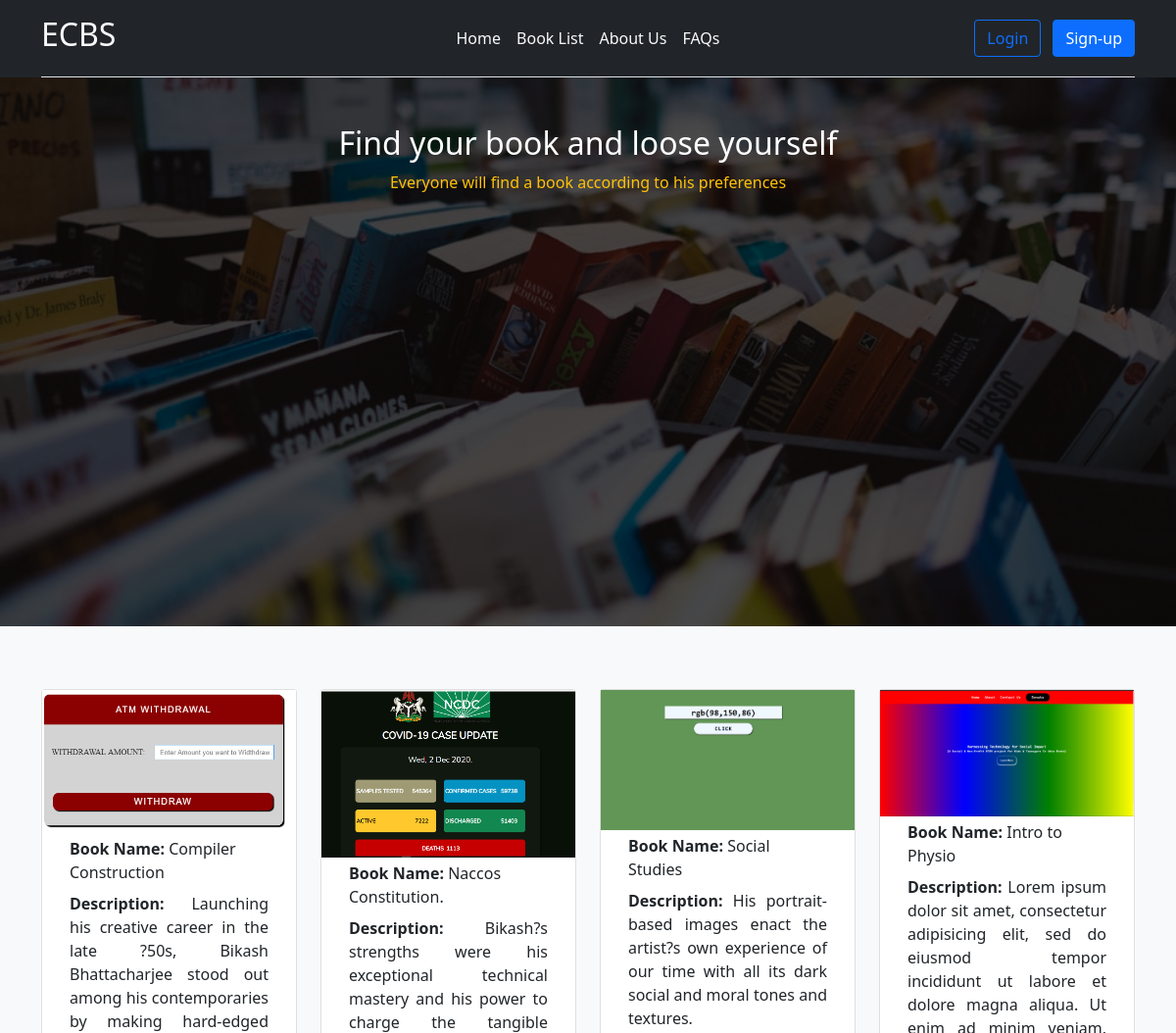
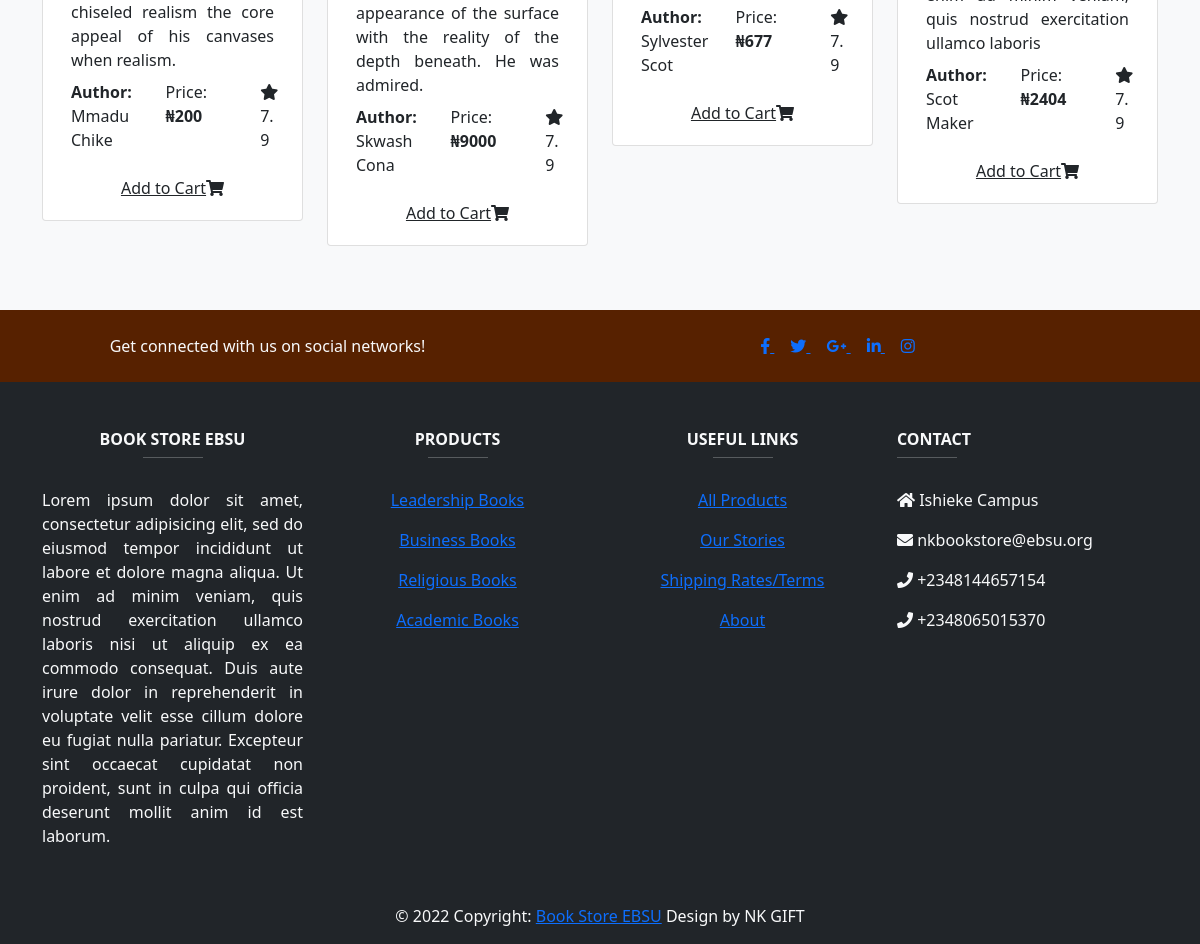
The page / on the database its author committed (2 pictures, top to bottom).
### tables this page shows
CREATE TABLE `booklists` (
  `id` int(10) NOT NULL,
  `name` varchar(30) NOT NULL,
  `description` varchar(200) NOT NULL,
  `author` varchar(20) NOT NULL,
  `price` varchar(10) NOT NULL,
  `image` varchar(100) NOT NULL
);

### server/classes/dbconnection.php (called while the page is built, shortened)
<?php
class DbConnection {
	private $host = "localhost";
	private $dbname = "nk_book_store";
	private $username = "root";
	private $password = "";
	public function __construct() {
		try {
			$this->connection = new PDO('mysql:host='.$this->host.';dbname='.$this->dbname, $this->username, $this->password);
		} catch(PDOException $ex) {
			echo $ex->getMessage();
		}
	}
}
?>

### server/classes/fetchData.php (called while the page is built, shortened)
<?php
require_once('dbconnection.php');
class fetchData extends DbConnection {
    public function displayThreeBooks(){
        $sql = "SELECT * FROM booklists LIMIT 0,4";
        $qry = $this->connection->prepare($sql);
        $exec = $qry->execute(array());
        if($qry->errorCode() == 0){
            if ($qry->rowCount() > 0) {
                return $qry->fetchAll(PDO::FETCH_ASSOC);
            }else{
                return 0;
            }
        }else{
            return array('status'=>0, 'message'=>$qry->errorInfo());
        }
    }
}
?>

### books.php (the view, shortened to what this page needs)
<?php
  require_once 'server/classes/fetchData.php';
  $fetchData = new fetchData;
  $fetchResponse = $fetchData->displayThreeBooks();
  if(is_array($fetchResponse)){
    if(isset($fetchResponse['status'])){
        '<div class="alert alert-danger">'.print_r($fetchResponse['message']).'</div>';
    }else {
      foreach($fetchResponse as $row){
        $image = $row['image'];
        $bookId = $row['id'];
        $bookName = $row['name'];
        $description = $row['description'];
        $author = $row['author'];
        $price = $row['price'];
?>
  <div class="col-3 col-sm-12 col-lg-3 py-3">
    <div class="card card--list">
      <div class="row">
        <div class="col-lg-12 col-sm-4">
          <div class="card__cover">
            <img src="upload/<?php echo $image?>" class="img-fluid" alt="Book cover Page"  height="20" style="object-fit: cover;width:100%;">
          </div>
        </div>
        <div class="px-3 py-1">
          <div class="px-4">
            <strong>Book Name:&nbsp;</strong><?php echo $bookName ?>
          </div>
          <div class="px-4 pt-2" style="text-align: justify;">
            <strong>Description:</strong>
            <?php echo $description ?>
          </div>
          <div class="container">
            <div class="row py-2">
              <p class="col-lg-5 col-sm-4"><strong>Author: </strong>
              <?php echo $author ?>
              </p>
              <p class="col-lg-5 col-sm-4">Price:
                <strong>&#8358;<?php echo $price ?></strong>
              </p>
              <p class="col-lg-2 col-sm-4">
                <span class="card__rate"><i class="fas fa-star "></i>7.9</span>
              </p>
            </div>
          </div>
          <div class="text-center pb-3">
            <span class="float-right" style="cursor: pointer;"  onclick='addToCart(<?= $bookId ?>,"<?php echo $bookName ?>", <?= $price ?>)'  >
              <a class="text-dark" data-bs-toggle="tooltip" data-bs-placement="top" title="Add to Cart">
                Add to Cart<i class="fas fa-shopping-cart ml-3"></i>
              </a>
            </span>
          </div>
        </div>
      </div>
    </div>
  </div>
<?php
}}}?>

### includes/header.php (shortened to what this page needs)
<!DOCTYPE html>
<html>
<head>
  <link href="<?php echo MULTIPATH ?>css/style.css" rel="stylesheet">
  <link rel="stylesheet" type="text/css" href="https://stackpath.bootstrapcdn.com/font-awesome/4.7.0/css/font-awesome.min.css">
  <link href="https://cdn.jsdelivr.net/npm/bootstrap@5.0.2/dist/css/bootstrap.min.css" rel="stylesheet">
  <link rel="stylesheet" href="https://use.fontawesome.com/releases/v5.15.4/css/all.css">
</head>
<body data-spy="scroll" data-target=".nav" data-offset="80">
    <header class="bg-dark text-white mb-0">
      <div class="container">
        <div class="d-flex flex-wrap align-items-center justify-content-center justify-content-md-between py-3 mb-4 border-bottom">
          <a href="" class="d-flex align-items-center col-md-3 mb-2 mb-md-0 text-light text-decoration-none">
            <h2>ECBS</h2>
          </a>
          <ul class="nav col-12 col-md-auto mb-0 justify-content-center mb-md-0">
            <li><a href="<?php echo SITEURL ?>index.php" class="nav-link px-2 link-light">Home</a></li>
            <li><a href="catalog.php" class="nav-link px-2 link-light">Book List</a></li>
            <li><a href="about.php" class="nav-link px-2 link-light">About Us</a></li>
            <li><a href="faq.php" class="nav-link px-2 link-light">FAQs</a></li>
          </ul>
          <div class="col-md-3 text-end">
          <?php
					if(isset($_SESSION['status'])){
						echo '<button type="button" class="btn btn-outline-primary me-2" data-bs-toggle="modal" data-bs-target="#signIn">
            <a href="logout.php">Logout</a>
            </button>';
					}
					else {
						echo '
            <button type="button" class="btn btn-outline-primary me-2" data-bs-toggle="modal" data-bs-target="#signIn">Login</button>
            <button type="button" class="btn btn-primary" data-bs-toggle="modal" data-bs-target="#signUp">Sign-up</button>
              ';
					}
			    ?>
          </div>
        </div>
      </div>
    </header>

### index.php (shortened to what this page needs)
<?php require_once 'includes/header.php'; ?>
<section class="bg-light text-dark" style="margin-top: -24px !important;">
  <div class="banner text-center text-light">
    <h1 class="bana-cap pt-5">Find your book and loose yourself</h1>
    <p class="text-warning">Everyone will find a book according to his preferences</p>
  </div>
  <div class="container">
    <div class="row py-5 justify-content-center">
      <?php require_once 'books.php';?>
    </div>
  </div>
</section>
<?php require_once 'includes/footer.php'; ?>

### includes/footer.php (shortened to what this page needs)
    <footer class="page-footer text-center text-light text-md-left bg-dark pt-0">
      <div style="background-color: #572100;">
        <div class="container">
          <div class="row py-4 d-flex align-items-center">
              <div class="col-md-6 col-lg-5 text-center text-md-left mb-4 mb-md-0">
                  <h6 class="mb-0 white-text">Get connected with us on social networks!</h6>
              </div>
              <div class="col-md-6 col-lg-7 text-center text-md-right">
                  <a class="fb-ic ml-0 px-2">
                      <i class="fab fa-facebook-f white-text"> </i>
                  </a>
                  <a class="tw-ic px-2">
                      <i class="fab fa-twitter white-text"> </i>
                  </a>
                  <a class="gplus-ic px-2">
                      <i class="fab fa-google-plus-g white-text"> </i>
                  </a>
                  <a class="li-ic px-2">
                      <i class="fab fa-linkedin-in white-text"> </i>
                  </a>
                  <a class="ins-ic px-2">
                      <i class="fab fa-instagram white-text"> </i>
                  </a>
              </div>
          </div>
        </div>
      </div>
      <div class="container mt-5 bg-dark mb-4 text-center text-md-left">
          <div class="row mt-3">
              <div class="col-md-3 col-lg-4 col-xl-3">
                  <h6 class="text-uppercase font-weight-bold">
                      <strong><?php echo FULL_NAME; ?></strong>
                  </h6>
                  <hr class="brown mb-4 mt-0 d-inline-block mx-auto" style="width: 60px;">
                  <p style="text-align: justify !important;">
                    Lorem ipsum dolor sit amet, consectetur adipisicing elit, sed do eiusmod
                    tempor incididunt ut labore et dolore magna aliqua. Ut enim ad minim veniam,
                    quis nostrud exercitation ullamco laboris nisi ut aliquip ex ea commodo
                    consequat. Duis aute irure dolor in reprehenderit in voluptate velit esse
                    cillum dolore eu fugiat nulla pariatur. Excepteur sint occaecat cupidatat non
                    proident, sunt in culpa qui officia deserunt mollit anim id est laborum.
                  </p>
              </div>
              <div class="col-md-2 col-lg-2 col-xl-2 mx-auto mb-4">
                  <h6 class="text-uppercase font-weight-bold">
                      <strong>Products</strong>
                  </h6>
                  <hr class="brown mb-4 mt-0 d-inline-block mx-auto" style="width: 60px;">
                  <p>
                      <a href="#!">Leadership Books</a>
                  </p>
                  <p>
                      <a href="#!">Business Books</a>
                  </p>
                  <p>
                      <a href="#!">Religious Books</a>
                  </p>
                  <p>
                      <a href="#!">Academic Books</a>
                  </p>
              </div>
              <div class="col-md-3 col-lg-2 col-xl-2 mx-auto mb-4">
                  <h6 class="text-uppercase font-weight-bold">
                      <strong>Useful links</strong>
                  </h6>
                  <hr class="brown mb-4 mt-0 d-inline-block mx-auto" style="width: 60px;">
                  <p>
                      <a href="#!">All Products</a>
                  </p>
                  <p>
                      <a href="#!">Our Stories</a>
                  </p>
                  <p>
                      <a href="#!">Shipping Rates/Terms</a>
                  </p>
                  <p>
                      <a href="#!">About</a>
                  </p>
              </div>
              <div class="col-md-4 col-lg-3 col-xl-3 text-start">
                  <h6 class="text-uppercase font-weight-bold">
                      <strong>Contact</strong>
                  </h6>
                  <hr class="brown mb-4 mt-0 d-inline-block mx-auto" style="width: 60px;">
                  <p>
                      <i class="fas fa-home mr-3"></i> <?php echo ADDRESS ?></p>
                  <p>
                      <i class="fas fa-envelope mr-3"></i> <?php echo EMAIL ?> </p>
                  <p>
                      <i class="fas fa-phone mr-3"></i> <?php echo PHONE1 ?></p>
                  <p>
                      <i class="fas fa-phone mr-3"></i> <?php echo PHONE2 ?></p>
              </div>
          </div>
      </div>
      <div class="footer-copyright py-3 text-center">
          <div class="container-fluid">
              &copy; <?php echo date('Y'); ?> Copyright: <a href="#"> <?php echo FULL_NAME ?></a> Design by <?php echo DEVELOPERNAME ?>
          </div>
      </div>
    </footer>
</body>
</html>

### assets/css/style.css (style rules this page uses)
* { margin: 0; padding: 0; box-sizing: border-box; }
header { margin: 0; }
.banner { height: 70vh; width: 100%; background: linear-gradient(rgba(0,0,0,0.7), rgba(0,0,0,0.7)), url(../imgs/bana.jpg); background-repeat: no-repeat; background-size: cover; background-position: center center; }
.bana-cap { color: white;font-size: 2em; }

### rows shown on the page
booklists: image (picture), name "Compiler Construction", description "Launching his creative career in the late ?50s, Bikash Bhattacharjee stood out among his contemporaries by making hard-edged chiseled realism the core appeal of his canvases when realism.", author "Mmadu Chike", price "200"
booklists: image (picture), name "Naccos Constitution.", description "Bikash?s strengths were his exceptional technical mastery and his power to charge the tangible appearance of the surface with the reality of the depth beneath. He was admired.", author "Skwash Cona", price "9000"
booklists: image (picture), name "Social Studies", description "His portrait-based images enact the artist?s own experience of our time with all its dark social and moral tones and textures.", author "Sylvester Scot", price "677"
booklists: image (picture), name "Intro to Physio", description "Lorem ipsum dolor sit amet, consectetur adipisicing elit, sed do eiusmod tempor incididunt ut labore et dolore magna aliqua. Ut enim ad minim veniam, quis nostrud exercitation ullamco laboris", author "Scot Maker", price "2404"

### other values the page prints
FULL_NAME "BOOK STORE EBSU"
ADDRESS "Ishieke Campus"
EMAIL "nkbookstore@ebsu.org"
PHONE1 "+2348144657154"
PHONE2 "+2348065015370"
FULL_NAME "Book Store EBSU"
DEVELOPERNAME "NK GIFT"
